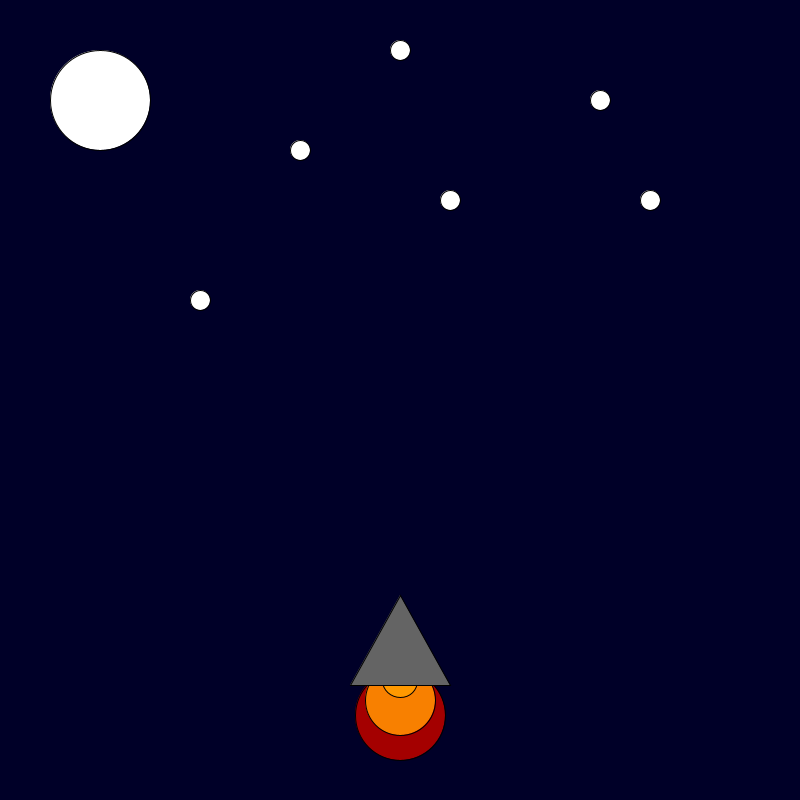
Frame 1 (no input)
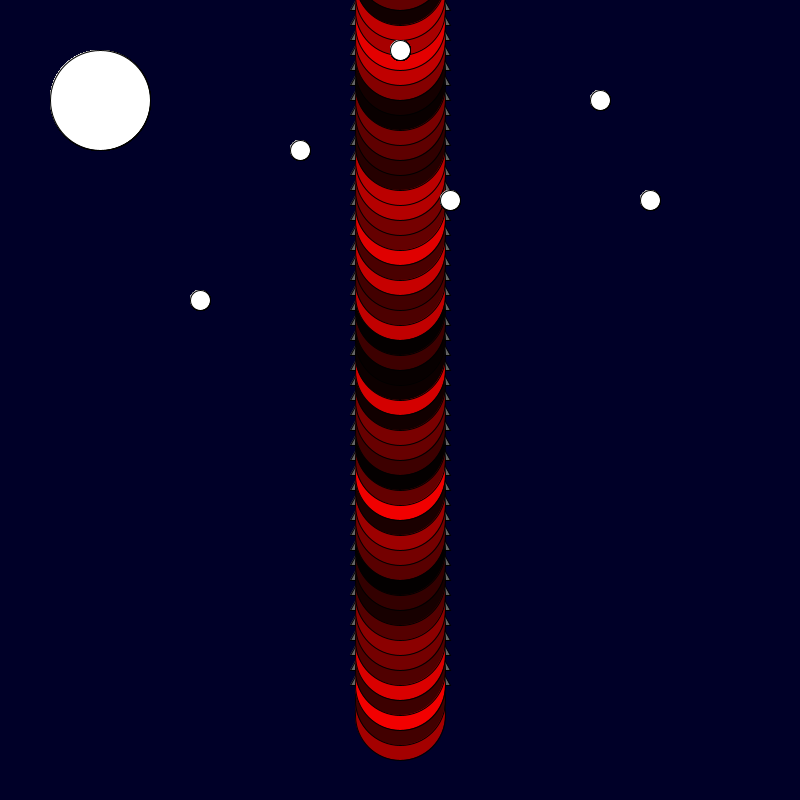
Frame 60 (the mouse pressed at the canvas centre just before this capture)
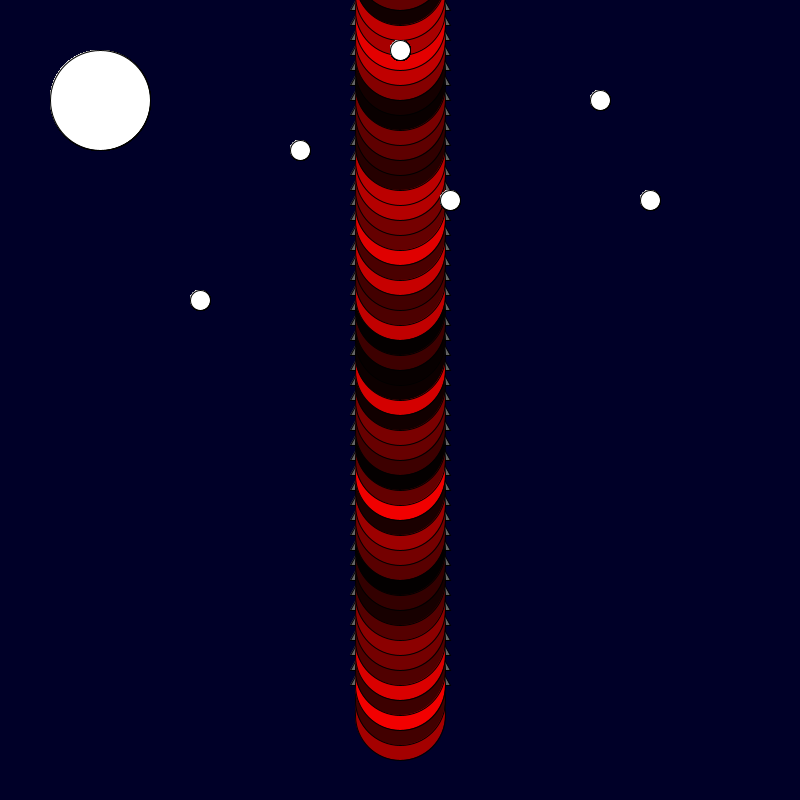
Frame 120 (the mouse held since frame 60 and released just before this capture)

The Processing sketch that drew these frames (run headless with seeded random() and noise(); from frame 60 on, the mouse is pressed at the canvas centre):

// Processing sketch: rocketship
// ── rocketship.pde
int x = 400; 
int y = 600; 

void setup() {

    background(0, 0, 40); size(800, 800);

}

void draw() {
y = y-15;
    fill(random(255), 0, 0);
    ellipse(x, y + 130, 90, 90);
    fill(248, 128, 0);
    ellipse(x, y + 115, 70, 70);
    fill(255, 153, 0);
    ellipse(x, y + 95, 35, 35);
    fill(100, 100, 100);
    triangle(x, y + 10, x + 50, y + 100, x - 50, y + 100);

fill(#FFFFFF);
ellipse(100,100, 100, 100);
fill(#FFFFFF);
ellipse(200,300, 20, 20);
fill(#FFFFFF);
ellipse(600,100, 20, 20);
fill(#FFFFFF);
ellipse(450,200, 20, 20);
fill(#FFFFFF);
ellipse(650,200, 20, 20);
fill(#FFFFFF);
ellipse(300,150, 20, 20);
fill(#FFFFFF);
ellipse(400,50, 20, 20);
}
